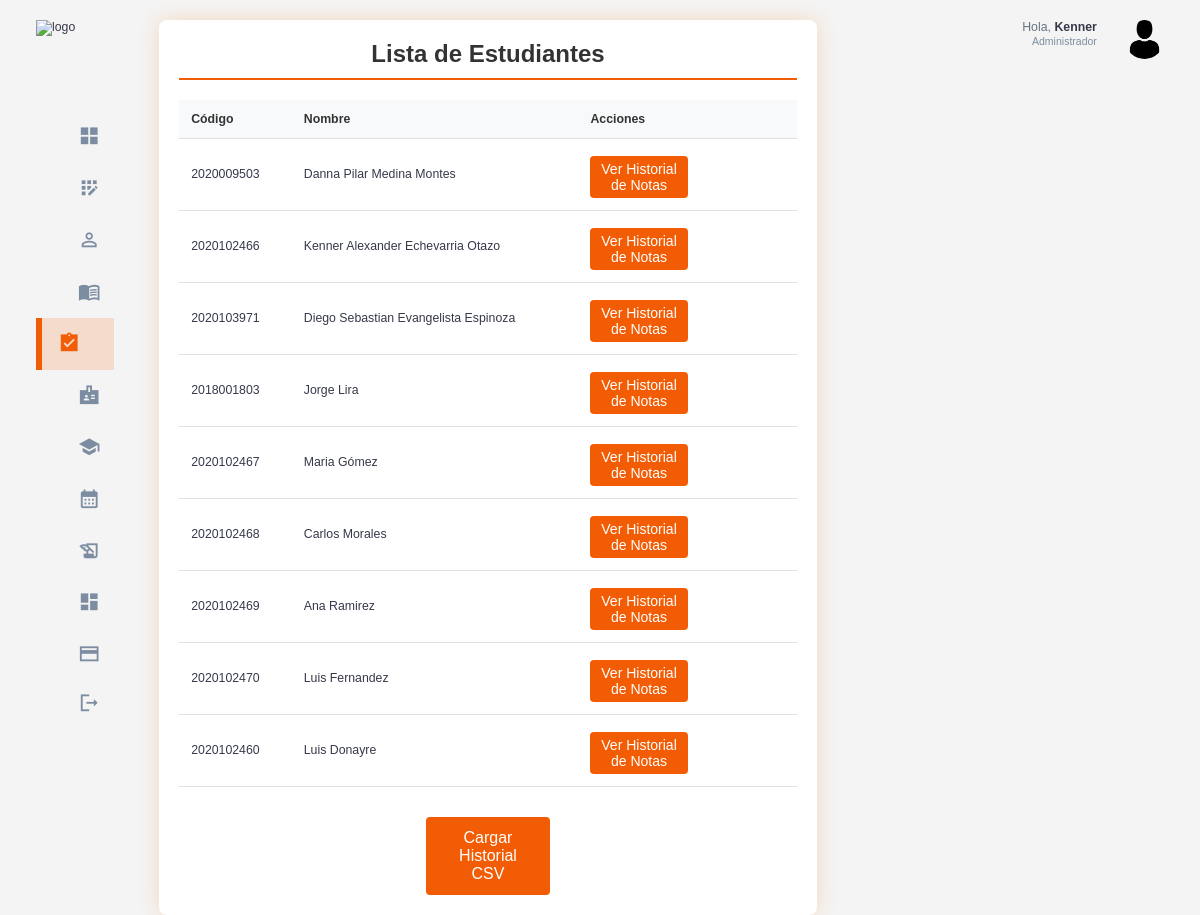
The app's page /cursos/historial/ (signed in) with its own data.
### estudiantes/models.py (models this page shows, shortened)
class Estudiante(models.Model):
    usuario = models.OneToOneField(Usuario, on_delete=models.CASCADE)
    codigo = models.CharField(max_length=10,unique=True)
    base = models.CharField(max_length=20)
    carrera = models.CharField(max_length=100)
    activo = models.BooleanField(default=True)

class InformacionPersonal(models.Model):
    estudiante = models.OneToOneField(Estudiante, on_delete=models.CASCADE)
    dni =  models.CharField(max_length=8,unique= True)
    nombre = models.CharField(max_length=100)
    apellido = models.CharField(max_length=100)
    fecha_nacimiento = models.DateField()

### usuarios/models.py (models this page shows, shortened)
class Usuario(AbstractUser):
    id = models.AutoField(primary_key=True)
    rol = models.ForeignKey(Rol, on_delete=models.CASCADE, null=True, blank=False)

### usuarios/decorators.py (the view)
        def _wrapped_view(request, *args, **kwargs):
            if request.user.is_authenticated and (request.user.rol.nombre_rol == role or request.user.rol.is_admin):
                return view_func(request, *args, **kwargs)
            else:
                raise PermissionDenied  # Lanza un error si no tiene el rol correcto

### cursos/views.py (called while the page is built)
@login_required
@role_required('Administrador')
def listar_estudiantes_historial(request):
    estudiantes = Estudiante.objects.all()
    return render(request, 'estudiantes/listar_estudiantes_historial.html', {'estudiantes': estudiantes})

### templates/estudiantes/listar_estudiantes_historial.html (shortened to what this page needs)
{% extends 'base.html' %}
{% load static %}
{% block extra_css %}
    <link rel="stylesheet" href="{% static 'css/student_list.css' %}">
{% endblock %}
{% block content %}
<div class="student-list-container">
    <h2>Lista de Estudiantes</h2>
    <div class="table-responsive">
        <table class="student-table">
            <thead>
                <tr>
                  <th>Código</th>
                  <th>Nombre</th>
                  <th>Acciones</th>
                </tr>
            </thead>
            <tbody>
                {% for estudiante in estudiantes %}
                <tr>
                    <td>{{ estudiante.codigo }}</td>
                    <td>{{ estudiante.informacionpersonal.nombre }} {{ estudiante.informacionpersonal.apellido }}</td>
                    <td>
                        <a href="{% url 'historial_notas_estudiante' estudiante.id %}" class="btn-2 btn-add-2">Ver Historial de Notas</a>
                    </td>
                </tr>
                {% endfor %}
            </tbody>
        </table>
    </div>
    <a href="{% url 'cargar_historial_notas_csv' %}" class="btn btn-add btn-carga">Cargar Historial CSV</a>
</div>
{% endblock %}

### templates/base.html (shortened to what this page needs)
{% load static %}
<!DOCTYPE html>
<html lang="en">
<head>
    <link rel="stylesheet" href="{% static 'css/base.css' %}">
    {% block extra_css %}{% endblock %}
</head>
<body>
    <div class="container">
        <aside>
            <div class="top">
                <div class="logo">
                    <img src="/static/assets/logo_base.png" alt="logo">
                </div>
            </div>
            <div class="sidebar">
                <a href="{% url 'home_admin' %}" class="active">
                    <span class="material-icons-sharp">grid_view</span>
                </a>
                <a href="{% url 'registrar_usuario' %}" >
                    <span class="material-icons-sharp">app_registration</span>
                </a>
                <a href="{% url 'listar_estudiantes' %}">
                    <span class="material-icons-sharp">person_outline</span>
                </a>
                <a href="{% url 'listar_cursos' %}">
                    <span class="material-icons-sharp">menu_book</span>
                </a>
                <a href="{% url 'listar_estudiantes_historial' %}">
                    <span class="material-icons-sharp">assignment_turned_in</span>
                </a>
                <a href="{% url 'listar_profesores' %}">
                    <span class="material-icons-sharp">badge</span>
                </a>
                <a href="{% url 'listar_semestres' %}">
                    <span class="material-icons-sharp">school</span>
                </a>
                <a href="{% url 'listar_secciones' %}">
                    <span class="material-icons-sharp">calendar_month</span>
                <a href="{% url 'listar_matriculas' %}">
                    <span class="material-icons-sharp">history_edu</span>
                </a>
                <a href="{% url 'estadisticas_generales' %}">
                    <span class="material-icons-sharp">dashboard</span>
                <a href="{% url 'lista_pagos' %}">
                    <span class="material-icons-sharp">payment</span>
                </a>
                <a href="{% url 'signout' %}">
                    <span class="material-icons-sharp">logout</span>
                </a>
            </div>
        </aside>
        <main>
            {% block content %}
            {% endblock %}
        </main>
        <div class="right">
            <div class="top">
                <div class="profile">
                    <div class="info">
                        <p>Hola, <b>{{ request.user.username }}</b></p>
                        <small class="text-muted">Administrador</small>
                    </div>
                    <div class="profile-photo">
                        <img src="/static/assets/perfil_admin.png" alt="perfil_admin">
                    </div>
                </div>
            </div>
        </div>
    </div>
</body>
</html>

### static/css/base.css (style rules this page uses)
:root { --color-primary: #F25C05; --color-danger: #F26938; --color-success: #41f1b6; --color-warning: #F2A172; --color-white: #fff; --color-info-dark: #7d8da1; --color-info-light: #dce1eb; --color-dark: #363949; --color-light: #f2a1724f; --color-primary-variant: #8f5100; --color-dark-variant: #677483; --color-background: #f6f6f9; --card-border-radius: 2rem; --border-radius-1: 0.4rem; --border-radius-2: 0.8rem; --border-radius-3: 1.2rem; --card-padding: 1.8rem; --padding-1: 1.2rem; --box-shadow: 0 2rem 3rem var(--color-light) }
* { margin: 0; padding: 0; outline: 0; appearance: none; border: 0; text-decoration: none; list-style: none; box-sizing: border-box; }
html { font-size: 14px; }
body { width: 100vw; height: 100vh; font-family: Arial, sans-serif; font-size: 0.88rem; background: var(--color-background); user-select: none; overflow-x: hidden; color: var(--color-dark); }
.container { display: grid; width: 96%; margin: 0 auto; gap: 1.8rem; grid-template-columns: 16rem auto 23rem; }
a { color: var(--color-dark); }
img { display: block; width: 100%; }
h2 { font-size: 1.4rem; }
small { font-size: 0.75rem; }
.profile-photo { width: 2.8rem; height: 2.8rem; border-radius: 50%; overflow: hidden; }
.text-muted { color: var(--color-info-dark); }
p { color: var(--color-dark-variant); }
b { color: var(--color-dark); }
aside { height: 100vh; width: 16rem; }
aside .top { display: flex; align-items: center; justify-content: space-between; margin-top: 1.4rem; }
aside .logo { display: flex; gap: 0.8rem; }
aside .logo img { width: 12.5rem; height: 4.5rem; }
aside .sidebar { display: flex; flex-direction: column; height: 86vh; position: relative; top: 3rem; }
aside .sidebar a { display: flex; color: var(--color-info-dark); margin-left: 2rem; gap: 1rem; align-items: center; position: relative; height: 3.7rem; transition: all 300ms ease; padding: 0 1rem; white-space: nowrap; overflow: hidden; text-overflow: ellipsis; }
aside .sidebar a span { font-size: 1.6rem; transition: all 300ms ease; }
aside .sidebar a:last-child { position: absolute; bottom: 2rem; width: 100%; }
aside .sidebar a.active { background-color: var(--color-light); color: var(--color-primary); margin-left: 0; padding-left: calc(1rem - 3px); }
aside .sidebar a.active:before { content: ''; width: 6px; height: 100%; background: var(--color-primary); position: absolute; left: 0; }
aside .sidebar a.active span { color: var(--color-primary); margin-left: calc(1rem - 3px); }
main { margin-top: 1.4rem; }
.right { margin-top: 1.4rem; }
.right .top { display: flex; justify-content: end; gap: 2rem; }
.right .top .profile { display: flex; gap: 2rem; text-align: right; }
@media screen and (max-width: 1200px) { .container { width: 94%; grid-template-columns: 7rem auto 23rem; } }
@media screen and (max-width: 1200px) { aside .sidebar a { width: 5.6rem; } }
@media screen and (max-width: 1200px) { aside .sidebar a:last-child { position: relative; margin-top: 1.8rem; } }
@media screen and (max-width: 1200px) { aside .logo img { top: 10px; width: 8.2rem; height: 3.5rem; } }

### records on screen
Estudiante: codigo "2020009503", informacionpersonal.nombre "Danna Pilar", informacionpersonal.apellido "Medina Montes"
Estudiante: codigo "2020102466", informacionpersonal.nombre "Kenner Alexander", informacionpersonal.apellido "Echevarria Otazo"
Estudiante: codigo "2020103971", informacionpersonal.nombre "Diego Sebastian", informacionpersonal.apellido "Evangelista Espinoza"
Estudiante: codigo "2018001803", informacionpersonal.nombre "Jorge", informacionpersonal.apellido "Lira"
Estudiante: codigo "2020102467", informacionpersonal.nombre "Maria", informacionpersonal.apellido "Gómez"
Estudiante: codigo "2020102468", informacionpersonal.nombre "Carlos", informacionpersonal.apellido "Morales"
Estudiante: codigo "2020102469", informacionpersonal.nombre "Ana", informacionpersonal.apellido "Ramirez"
Estudiante: codigo "2020102470", informacionpersonal.nombre "Luis", informacionpersonal.apellido "Fernandez"
Estudiante: codigo "2020102460", informacionpersonal.nombre "Luis", informacionpersonal.apellido "Donayre"
Usuario: user.username "Kenner"
